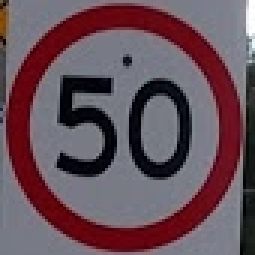
#> input picture signs-photos/1.png, 85 x 85 px (shown 3 times larger); its folder holds only this picture in this run
$ jupyter execute --allow-errors Untitled.ipynb
#> lines starting #> are read from the running program, lines starting #| are printed output that depends on the picture
[cell 1]
data = [3, 4.5, 9, 9.3]

[cell 2]
import matplotlib.pyplot as plt

#plt.figure().gca().xaxis.set_major_locator(plt.MaxNLocator(integer=True))
#...

plot_1 = plt.plot( list(range(1, len(data) + 1)), data, label='Plot 1')
plot_2 = plt.plot( list(range(1, len(data) + 1)), data, label='Plot 2')
plt.legend()
plt.show()
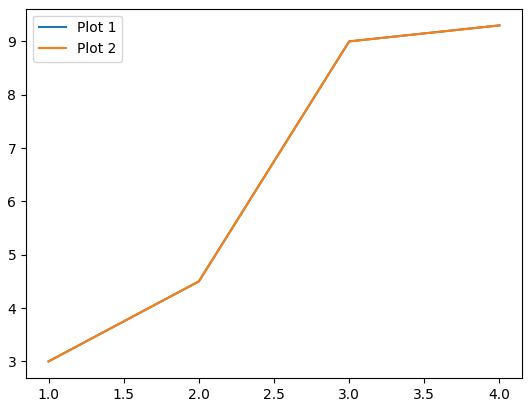
#> figure drawn by matplotlib, 1 panel

plot_1 = plt.plot( list(range(1, len(data) + 1)), data, label='qqq 1')
plot_2 = plt.plot( list(range(1, len(data) + 1)), data, label='lll 2')
plt.legend()
plt.show()

[cell 3]
import numpy as np
import cv2

[cell 4]
import os
files = os.listdir("signs-photos/")
print(files)

[cell 5]
for counter, file in enumerate(files):
    print(file)
    bgr_img = cv2.imread('signs-photos/' + file)
#> bgr_img is the input picture: shape (85, 85, 3); mean B, G, R 89.6, 80.1, 103
    rgb_img = cv2.cvtColor(bgr_img, cv2.COLOR_BGR2RGB)

    image = cv2.resize(rgb_img,(32,32))
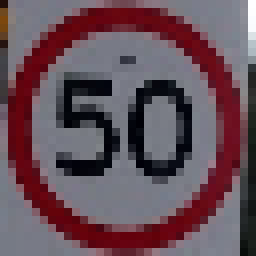
#> image: shape (32, 32, 3) (shown 8 times larger); mean R, G, B 102.4, 79.6, 89
    image = np.asarray(image, dtype=np.uint8)
    plt.imshow(image)
    plt.show()

    #X_Images[counter] = image

[cell 6]
Y_photos = [2, 17]

[cell 7]
q = np.array([3, 3, 2, 2, 1, 3, 2 , 1, 3,3 ,3, 3,3 ,2 ,2, 3])

[cell 8]
plt.hist(q, bins = range(0,5))
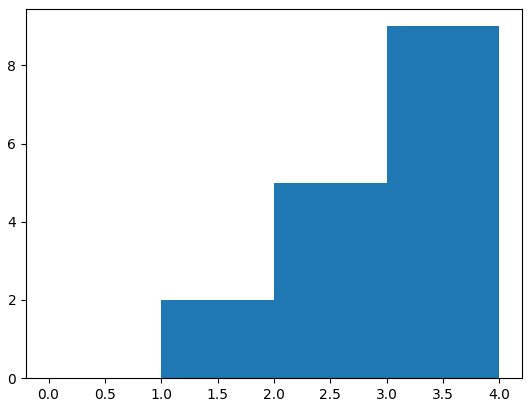
#> figure drawn by matplotlib, 1 panel; tallest bar 9 high, from x = 3 to 4

$ run again, on signs-photos/5.png
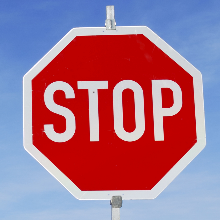
#> input picture signs-photos/5.png, 220 x 220 px
#> bgr_img is the input picture: shape (220, 220, 3); mean B, G, R 139.2, 114.4, 164.9
#> `image = cv2.resize(rgb_img,(32,32))`:
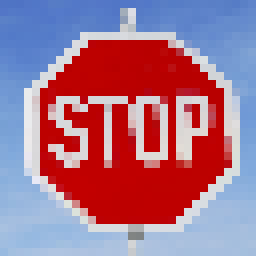
#> image: shape (32, 32, 3) (shown 8 times larger); mean R, G, B 165.2, 114.5, 139.1

$ run again, on signs-photos/6.png
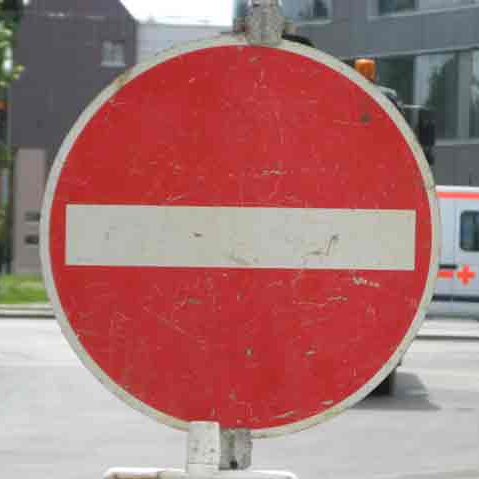
#> input picture signs-photos/6.png, 479 x 479 px
#> bgr_img is the input picture: shape (479, 479, 3); mean B, G, R 114.3, 115.3, 168
#> `image = cv2.resize(rgb_img,(32,32))`:
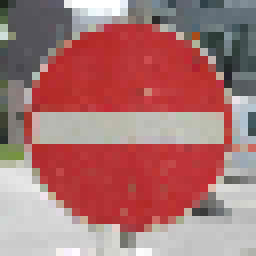
#> image: shape (32, 32, 3) (shown 8 times larger); mean R, G, B 168.5, 115.7, 115

$ run again, on signs-photos/7.png
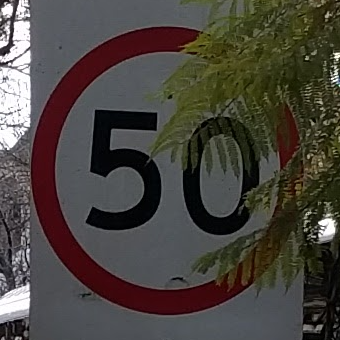
#> input picture signs-photos/7.png, 340 x 340 px
#> bgr_img is the input picture: shape (340, 340, 3); mean B, G, R 62.3, 68.4, 73.5
#> `image = cv2.resize(rgb_img,(32,32))`:
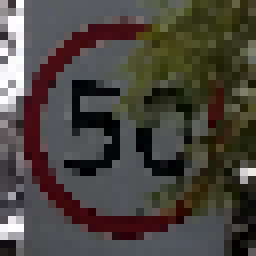
#> image: shape (32, 32, 3) (shown 8 times larger); mean R, G, B 73.9, 68.8, 62.7

$ run again, on signs-photos/2.png
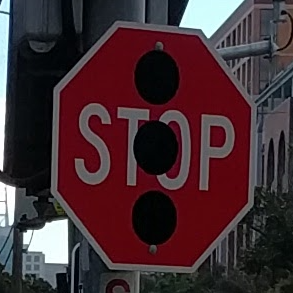
#> input picture signs-photos/2.png, 293 x 293 px
#> bgr_img is the input picture: shape (293, 293, 3); mean B, G, R 51.2, 45.9, 68.4
#> `image = cv2.resize(rgb_img,(32,32))`:
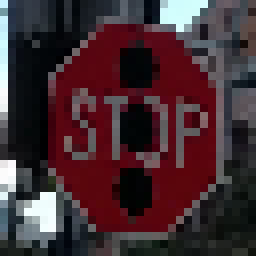
#> image: shape (32, 32, 3) (shown 8 times larger); mean R, G, B 67.6, 44.7, 50.2
